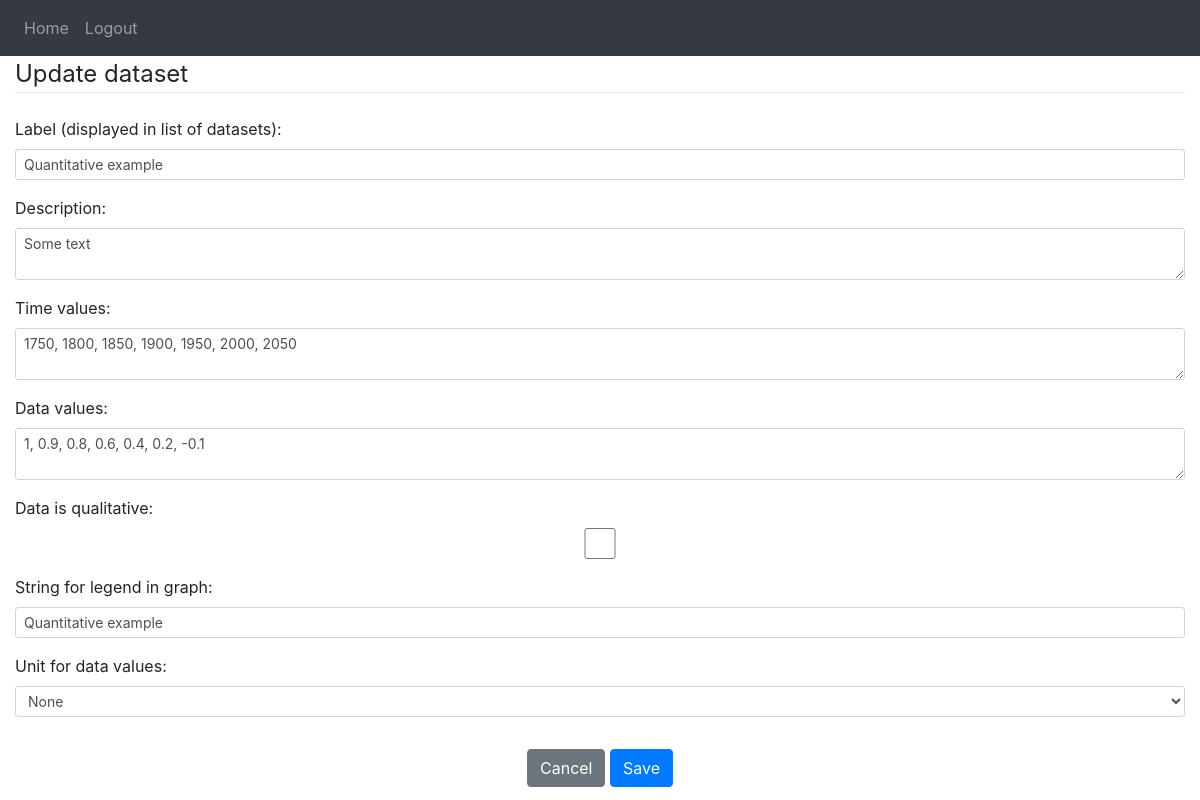
The app's page /update/86 (signed in) with its own data.
### website/models.py (models this page shows)
class DataSet(db.Model):
    id = db.Column(db.Integer, primary_key=True)
    id_predef = db.Column(db.Integer, unique=True, nullable=True)  # Unique if not null
    label = db.Column(db.String(LABEL_MAXLENGTH))   # For checkbox lists
    description = db.Column(db.String(DESCRIPTION_MAXLENGTH))
    time_values = db.Column(db.String(DATA_MAXLENGTH))
    data_values = db.Column(db.String(DATA_MAXLENGTH))
    data_is_qualitative = db.Column(db.Boolean, unique=False, default=False)
    data_scale = db.Column(db.Integer, nullable=True)  # Power of ten
    data_unit = db.Column(db.String(UNIT_MAXLENGTH))
    legend = db.Column(db.String(LABEL_MAXLENGTH))
    date = db.Column(db.DateTime(timezone=True), default=func.now())
    user_id = db.Column(db.Integer, db.ForeignKey('user.id'), nullable=True)  # null means predefined data

### website/views.py (the view)
@views.route('/update/<int:id>', methods=['POST', 'GET'])
@login_required
def update_dataset(id):
    dataset_to_update = DataSet.query.get_or_404(id)
    form = AddDataSetForm()
    if form.validate_on_submit():  # Update the dataset
        dataset_to_update.label = request.form.get('label')
        dataset_to_update.description = request.form.get('description')
        dataset_to_update.time_values = to_csv(request.form.get('time_values'))
        dataset_to_update.data_values = to_csv(request.form.get('data_values'))
        dataset_to_update.data_is_qualitative = to_bool(request.form.get('data_is_qualitative'))
        dataset_to_update.legend = request.form.get('legend')
        dataset_to_update.data_unit = request.form.get('data_unit')
        try:
            db.session.commit()
            flash('Dataset updated!', category='success')
        except Exception as e:
            db.session.rollback()
            flash(f'There was an error updating the dataset: {e}', category='error')
        return render_template("home.html", user=current_user)
    else:  # Render update_dataset
        form.label.data = dataset_to_update.label
        form.description.data = dataset_to_update.description
        form.time_values.data = dataset_to_update.time_values
        form.data_values.data = dataset_to_update.data_values
        form.data_is_qualitative.data = dataset_to_update.data_is_qualitative
        form.data_unit.data = dataset_to_update.data_unit
        form.legend.data = dataset_to_update.legend
        return render_template("update_dataset.html", user=current_user, dataset=dataset_to_update, form=form)

### website/__init__.py (called while the page is built)
def create_app():
    app = Flask(__name__)  # __name__ is 'website'
    app.config['SECRET_KEY'] = '410d1f4eb7412ee625ed5a3562ec1cc6'
    app.config['SQLALCHEMY_DATABASE_URI'] = f'sqlite:///{DB_NAME}'
    app.config['SQLALCHEMY_TRACK_MODIFICATIONS'] = False
    db.init_app(app)
    from .views import views
    from .auth import auth
    app.register_blueprint(views, url_prefix='/')
    app.register_blueprint(auth, url_prefix='/')
    from .models import User
    create_database(app)
    login_manager = LoginManager()
    login_manager.login_view = 'auth.login'
    login_manager.init_app(app)
    @login_manager.user_loader
    def load_user(id):
        return User.query.get(int(id))
    return app

### website/templates/update_dataset.html (shortened to what this page needs)
{% extends "base.html" %}
{% block content %}
  <div class="content-section">
      <form method="POST" action="{{ url_for('views.update_dataset', id=dataset.id) }}">
          <fieldset class="form-group">
              <legend class="border-bottom mb-4">Update dataset</legend>
              {% for key in ['label', 'description', 'time_values', 'data_values', 'data_is_qualitative',
                             'legend', 'data_unit'] %}
                  <div class="form-group">
                      {{ form[key].label(class="form-control-label") }}
                      {% if form[key].errors %}
                          {{ form[key](class="form-control form-control-sm is-invalid") }}
                          <div class="invalid-feedback">
                              {% for error in form[key].errors %}
                                  <span>{{ error }}</span>
                              {% endfor %}
                          </div>
                      {% else %}
                          {{ form[key](class="form-control form-control-sm") }}
                      {% endif %}
                  </div>
                {% endfor %}
            </div>
            <div align="center">
                <a href="{{ url_for('views.home') }}" class="btn btn-secondary" role="button" aria-pressed="true">Cancel</a>
                <button type="submit" class="btn btn-primary">Save</button>
            </div>
  </div>
{% endblock %}

### records on screen
DataSet: label "Quantitative example" "Some text" "1750, 1800, 1850, 1900, 1950, 2000, 2050" "1, 0.9, 0.8, 0.6, 0.4, 0.2, -0.1" "Quantitative example" "None"
